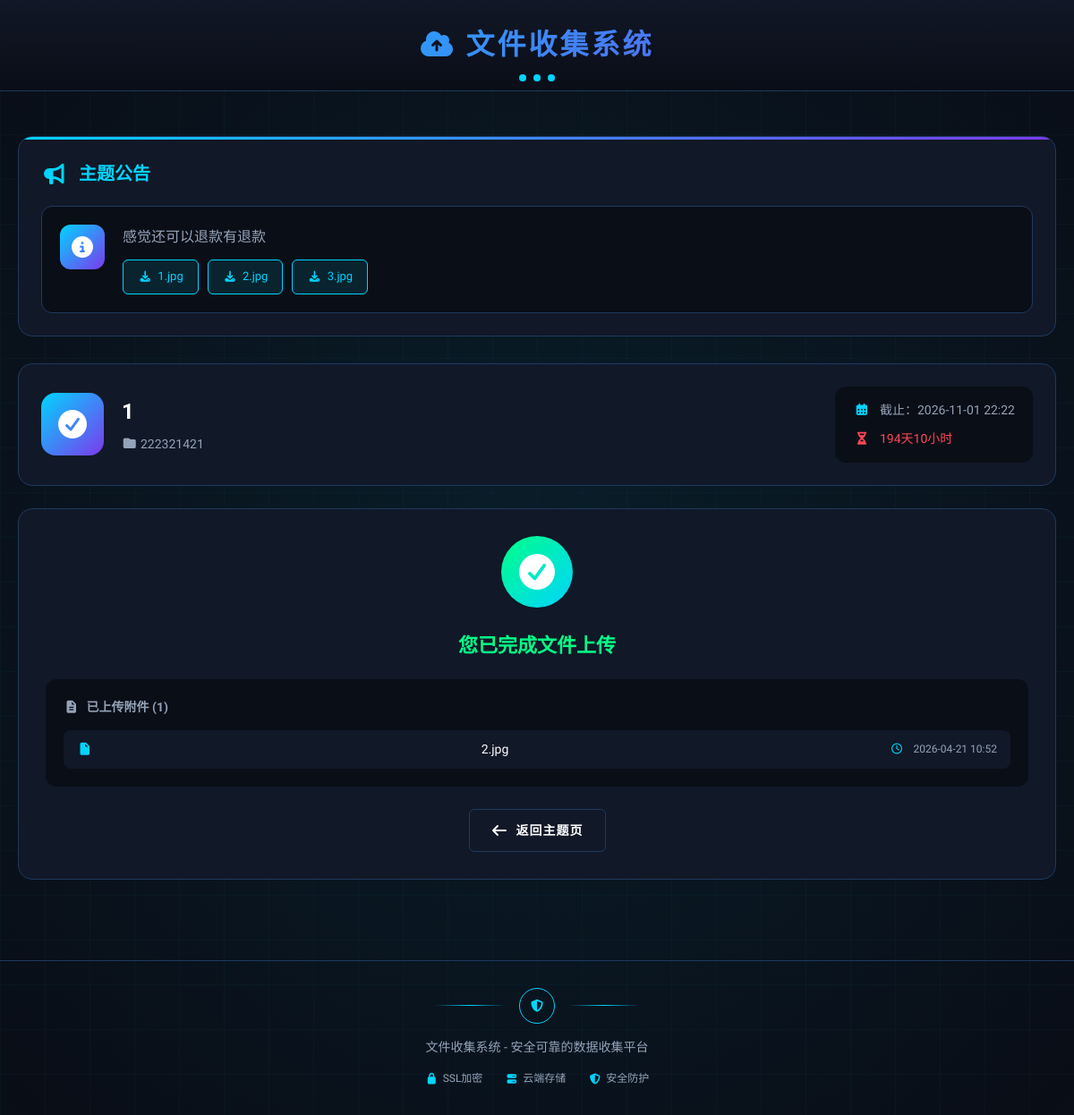
The app's page /upload/1 with its own data.
### models.py (models this page shows)
class CollectionTheme(db.Model):
    id = db.Column(db.Integer, primary_key=True)
    title = db.Column(db.String(200), nullable=False)
    description = db.Column(db.Text)
    announcement = db.Column(db.Text)
    deadline = db.Column(db.DateTime, nullable=False)
    created_at = db.Column(db.DateTime, default=datetime.utcnow)
    is_active = db.Column(db.Boolean, default=True)
    collector_name = db.Column(db.String(100))
    collection_objects = db.relationship('CollectionObject', backref='theme', lazy=True, cascade='all, delete-orphan')
    attachments = db.relationship('ThemeAttachment', backref='theme', lazy=True, cascade='all, delete-orphan')

class ThemeAttachment(db.Model):
    id = db.Column(db.Integer, primary_key=True)
    filename = db.Column(db.String(500), nullable=False)
    original_name = db.Column(db.String(200), nullable=False)
    theme_id = db.Column(db.Integer, db.ForeignKey('collection_theme.id'), nullable=False)
    uploaded_at = db.Column(db.DateTime, default=datetime.utcnow)

class CollectionObject(db.Model):
    id = db.Column(db.Integer, primary_key=True)
    name = db.Column(db.String(100), nullable=False)
    theme_id = db.Column(db.Integer, db.ForeignKey('collection_theme.id'), nullable=False)
    is_completed = db.Column(db.Boolean, default=False)
    completed_at = db.Column(db.DateTime)
    attachments = db.relationship('Attachment', backref='collection_object', lazy=True, cascade='all, delete-orphan')

class Attachment(db.Model):
    id = db.Column(db.Integer, primary_key=True)
    filename = db.Column(db.String(500), nullable=False)
    original_name = db.Column(db.String(200), nullable=False)
    collection_object_id = db.Column(db.Integer, db.ForeignKey('collection_object.id'), nullable=False)
    uploaded_at = db.Column(db.DateTime, default=datetime.utcnow)

### routes.py (the view, shortened to what this page needs)
    @app.route('/upload/<int:object_id>', methods=['GET', 'POST'])
    def upload_page(object_id):
        collection_object = CollectionObject.query.get_or_404(object_id)
        theme = collection_object.theme
        attachments = Attachment.query.filter_by(collection_object_id=object_id).all()
        return render_template('upload.html', obj=collection_object, theme=theme, attachments=attachments)

### app/templates/upload.html (shortened to what this page needs)
{% extends "base.html" %}
{% block content %}
<div class="container">
    {% if theme.announcement %}
    <section class="announcement-section">
        <h2><i class="fas fa-bullhorn"></i> 主题公告</h2>
        <div class="announcements">
            <div class="announcement-item announcement-themed">
                <div class="announcement-icon">
                    <i class="fas fa-info-circle"></i>
                </div>
                <div class="announcement-content">
                    {% if theme.announcement %}
                    <p>{{ theme.announcement }}</p>
                    {% endif %}
                    {% if theme.attachments %}
                    <div class="attachment-list">
                        {% for att in theme.attachments %}
                        <a href="{{ url_for('download_theme_attachment', attachment_id=att.id) }}" class="btn-download">
                            <i class="fas fa-download"></i> {{ att.original_name }}
                        </a>
                        {% endfor %}
                    </div>
                    {% endif %}
                </div>
            </div>
        </div>
    </section>
    {% endif %}
    <div class="upload-page-header">
        <div class="upload-user-info">
            <div class="upload-avatar">
                <i class="fas {% if obj.is_completed %}fa-check-circle{% else %}fa-user{% endif %}"></i>
            </div>
            <div class="upload-user-detail">
                <h2>{{ obj.name }}</h2>
                <p><i class="fas fa-folder"></i> {{ theme.title }}</p>
            </div>
        </div>
        <div class="upload-meta">
            <div class="meta-item">
                <i class="fas fa-calendar-alt"></i>
                <span>截止：{{ theme.deadline.strftime('%Y-%m-%d %H:%M') }}</span>
            </div>
            <div class="meta-item time-warning">
                <i class="fas fa-hourglass-half"></i>
                <span>{{ theme.deadline|time_remaining }}</span>
            </div>
        </div>
    </div>
    {% if obj.is_completed %}
    <div class="upload-completed-card">
        <div class="completed-icon">
            <i class="fas fa-check-circle"></i>
        </div>
        <div class="completed-content">
            <h3>您已完成文件上传</h3>
            <div class="uploaded-files-mini">
                <h4><i class="fas fa-file-alt"></i> 已上传附件 ({{ attachments|length }})</h4>
                <ul>
                    {% for att in attachments %}
                    <li>
                        <i class="fas fa-file"></i> {{ att.original_name }}
                        <span class="upload-time"><i class="far fa-clock"></i> {{ att.uploaded_at.strftime('%Y-%m-%d %H:%M') }}</span>
                    </li>
                    {% endfor %}
                </ul>
            </div>
        </div>
        <div class="completed-actions">
            <a href="{{ url_for('theme_detail', theme_id=theme.id) }}" class="btn btn-secondary">
                <i class="fas fa-arrow-left"></i> 返回主题页
            </a>
        </div>
    </div>
    {% endif %}
</div>
{% endblock %}

### records on screen
CollectionTheme: announcement "感觉还可以退款有退款", title "222321421", deadline "2026-11-01 22:22", deadline "194天10小时"
ThemeAttachment: original_name "1.jpg"
ThemeAttachment: original_name "2.jpg"
ThemeAttachment: original_name "3.jpg"
CollectionObject: name "1"
Attachment: original_name "2.jpg", uploaded_at "2026-04-21 10:52"

### other values on screen
{{ attachments|length }} "1"
